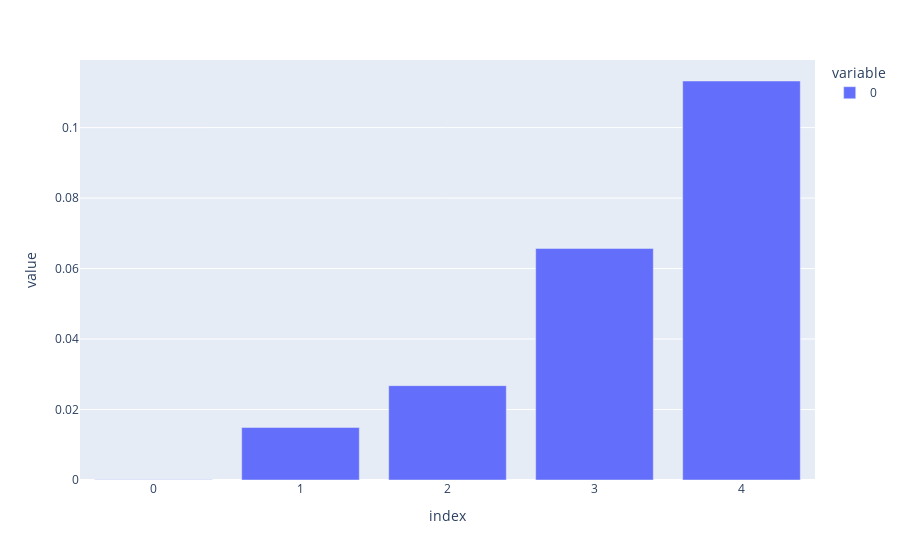

Notebook code cell kept with this figure:
### Code cell
px.bar((np.array(result.intra_decile.deciles["Gain less than 5%"]) + np.array(result.intra_decile.deciles["Gain less than 5%"]))[::2])

### Figure 1 — Plotly figure (JSON) as saved in the notebook; plotly's stock layout.template omitted (floating-point values rounded to 4 significant figures)
{"data": [{"alignmentgroup": "True", "hovertemplate": "variable=0<br>index=%{x}<br>value=%{y}<extra></extra>", "legendgroup": "0", "marker": {"color": "#636efa", "pattern": {"shape": ""}}, "name": "0", "offsetgroup": "0", "orientation": "v", "showlegend": true, "textposition": "auto", "type": "bar", "x": [0, 1, 2, 3, 4], "xaxis": "x", "y": [3.9e-05, 0.01492, 0.02678, 0.06571, 0.1132], "yaxis": "y"}], "layout": {"barmode": "relative", "legend": {"title": {"text": "variable"}, "tracegroupgap": 0}, "margin": {"t": 60}, "xaxis": {"anchor": "y", "domain": [0, 1], "title": {"text": "index"}}, "yaxis": {"anchor": "x", "domain": [0, 1], "title": {"text": "value"}}}}
